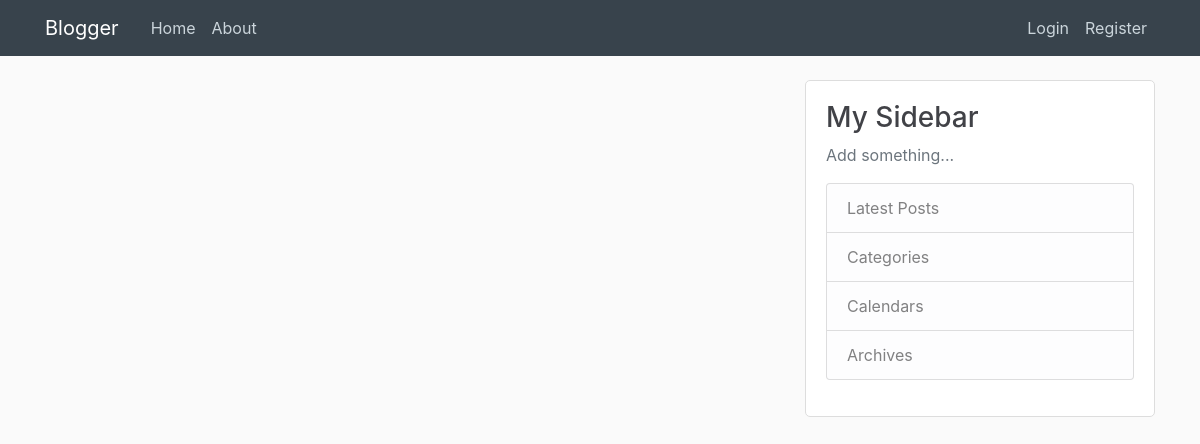
Page /home on the earlier database version.
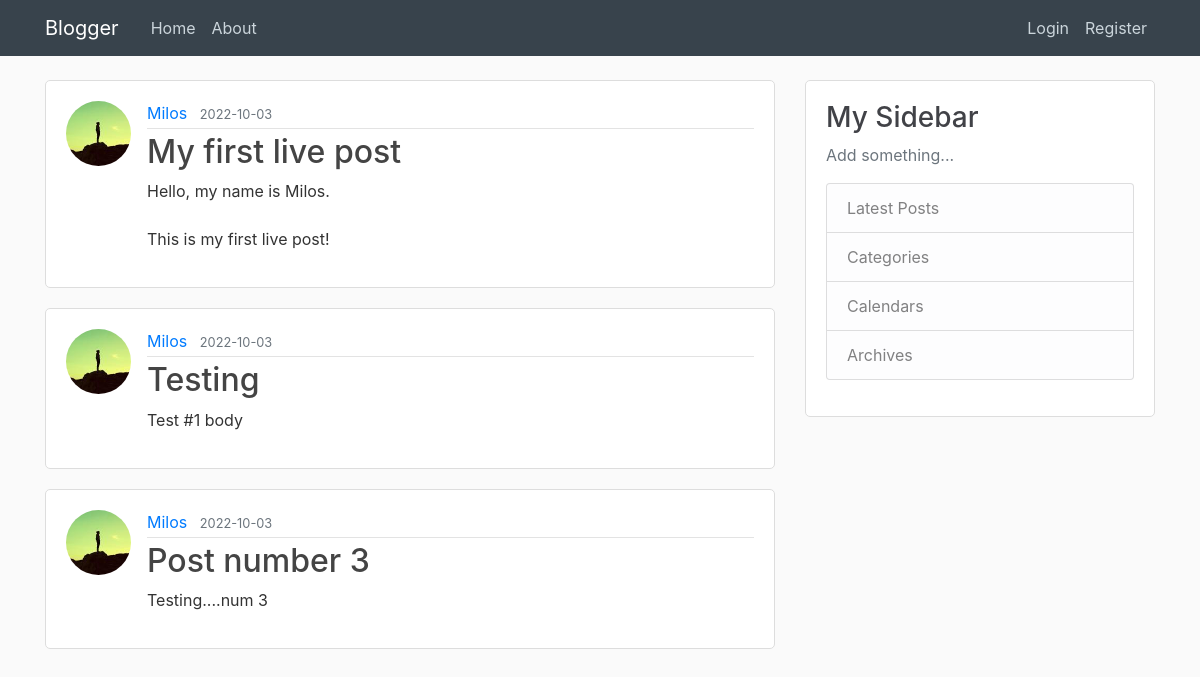
Same page on the later database version.
### blogger/models.py (models this page shows, shortened)
class Post(db.Model):
    id = db.Column(db.Integer, primary_key=True)
    title = db.Column(db.String(100), nullable=False)
    date_posted = db.Column(db.DateTime, nullable=False, default=datetime.utcnow)
    content = db.Column(db.Text, nullable=False)
    user_id = db.Column(db.Integer, db.ForeignKey('user.id'), nullable=False)

class User(db.Model, UserMixin):
    id = db.Column(db.Integer, primary_key=True)
    username = db.Column(db.String(20), unique=True, nullable=False)
    email = db.Column(db.String(120), unique=True, nullable=False)
    image_file = db.Column(db.String(20), nullable=False, default='default.jpg')
    password = db.Column(db.String(60), nullable=False)
    posts = db.relationship('Post', backref='author', lazy=True)

### blogger/routes.py (the view)
@app.route("/")
@app.route("/home")
def home():
    posts = Post.query.all()
    return render_template('home.html', posts=posts)

### blogger/templates/home.html
{% extends 'layout.html' %}
{% block content %}
    {% for post in posts %}
        <article class="media content-section">
            <img class="rounded-circle article-img" src="{{ url_for('static', filename='profile_pics/' + post.author.image_file) }}">
            <div class="media-body">
                <div class="article-metadata">
                    <a class="mr-2" href="#">{{ post.author.username }}</a>
                    <small class="text-muted">{{ post.date_posted.strftime('%Y-%m-%d') }}</small>
                </div>
                <h2><a class="article-title" href="#">{{ post.title }}</a></h2>
                <p class="article-content">{{ post.content }}</p>
            </div>
        </article>
    {% endfor %}
{% endblock content %}

### blogger/templates/layout.html (shortened to what this page needs)
<!DOCTYPE html>
<html>
    <head>
        <link rel="stylesheet" href="https://maxcdn.bootstrapcdn.com/bootstrap/4.0.0/css/bootstrap.min.css">
        <link rel="stylesheet" type="text/css" href="{{ url_for('static', filename='main.css') }}">
    </head>
    <body>
        <header class="site-header">
            <nav class="navbar navbar-expand-md navbar-dark bg-steel fixed-top">
                <div class="container">
                    <a class="navbar-brand mr-4" href="/">Blogger</a>
                    <div class="collapse navbar-collapse" id="navbarToggle">
                        <div class="navbar-nav mr-auto">
                            <a class="nav-item nav-link" href="{{ url_for('home') }}">Home</a>
                            <a class="nav-item nav-link" href="{{ url_for('about') }}">About</a>
                        </div>
                        <div class="navbar-nav">
                            {% if current_user.is_authenticated %}
                                <a class="nav-item nav-link" href="{{ url_for('new_post') }}">New Post</a>
                                <a class="nav-item nav-link" href="{{ url_for('account') }}">Account</a>
                                <a class="nav-item nav-link" href="{{ url_for('logout') }}">Logout</a>
                            {% else %}
                                <a class="nav-item nav-link" href="{{ url_for('login') }}">Login</a>
                                <a class="nav-item nav-link" href="{{ url_for('register') }}">Register</a>
                            {% endif %}
                        </div>
                    </div>
                </div>
            </nav>
        </header>
        <main role="main" class="container">
            <div class="row">
                <div class="col-md-8">
                    {% block content %}{% endblock %}
                </div>
                <div class="col-md-4">
                    <div class="content-section">
                        <h3>My Sidebar</h3>
                        <p class='text-muted'>Add something...
                            <ul class="list-group">
                                <li class="list-group-item list-group-item-light">Latest Posts</li>
                                <li class="list-group-item list-group-item-light">Categories</li>
                                <li class="list-group-item list-group-item-light">Calendars</li>
                                <li class="list-group-item list-group-item-light">Archives</li>
                            </ul>
                        </p>
                    </div>
                </div>
            </div>
        </main>
    </body>
</html>

### blogger/static/main.css (style rules this page uses)
body { background: #fafafa; color: #333333; margin-top: 5rem; }
h1, h2, h3, h4, h5, h6 { color: #414247; }
.bg-steel { background-color: #38434c; }
.site-header .navbar-nav .nav-link { color: #cbd5db; }
.content-section { background: #ffffff; padding: 20px 20px; border: 1px solid #dddddd; border-radius: 5px; margin-bottom: 20px; }
.article-title { color: #444444; }
.article-content { white-space: pre-line; }
.article-img { height: 65px; width: 65px; margin-right: 16px; }
.article-metadata { padding-bottom: 3px; margin-bottom: 4px; border-bottom: 1px solid #e3e3e3 }

Differences in the rows shown:
added Post: image_file (picture), author.username "Milos", date_posted "2022-10-03", title "My first live post", content "Hello, my name is Milos. This is my first live post!"
added Post: image_file (picture), author.username "Milos", date_posted "2022-10-03", title "Testing", content "Test #1 body"
added Post: image_file (picture), author.username "Milos", date_posted "2022-10-03", title "Post number 3", content "Testing....num 3"
